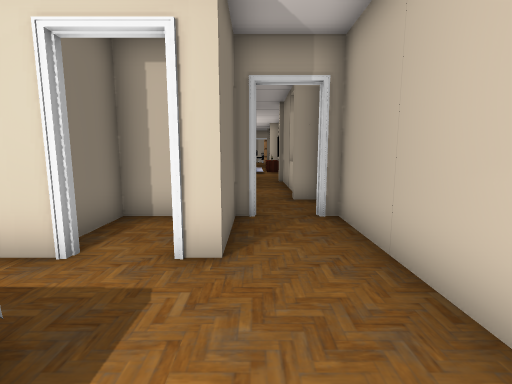
view 1 (above)

16 first-person views from a walk through a Unity game level. The camera is 1.4 m above the floor, tilts 8° down and sees 85° across. The floor is counted in squares, 1 m on a side. Each view is taken from the middle of a square. On the plan, view 1 faces up. The plan holds only what a view shows up to about 14 squares ahead; the rest is blank. The place goes on beyond the plan. Some trees and plants on the terrain are drawn as simple stand-ins. The player is left out. Door leaves are left out, so doorways stand open. Some surface patterns are stand-ins.

view 2
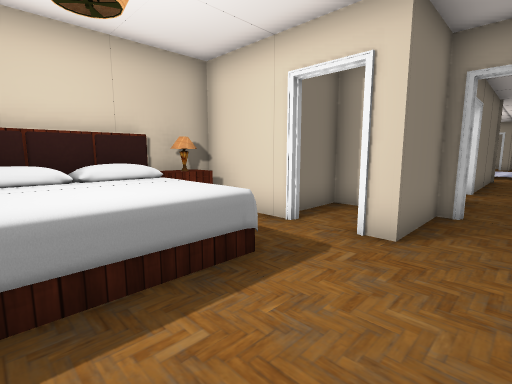

view 3
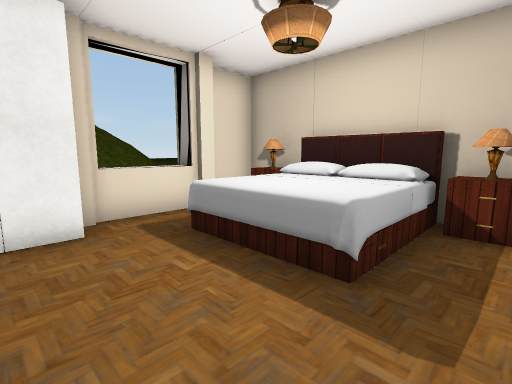

view 4
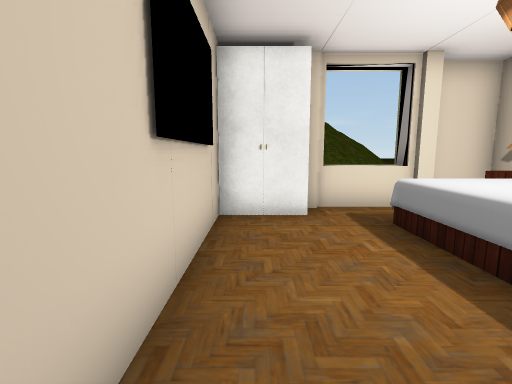

view 5
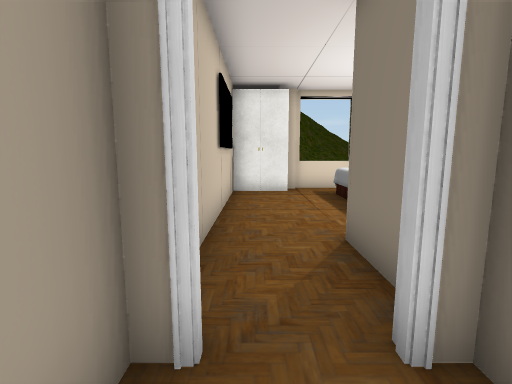

view 6
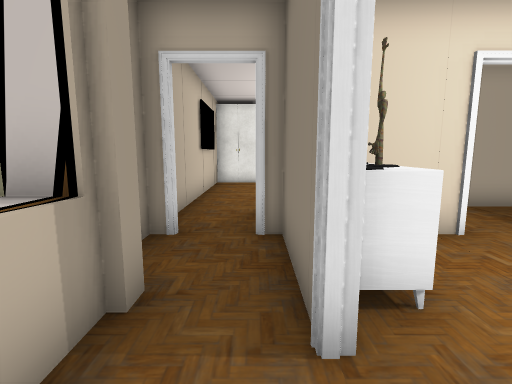

view 7
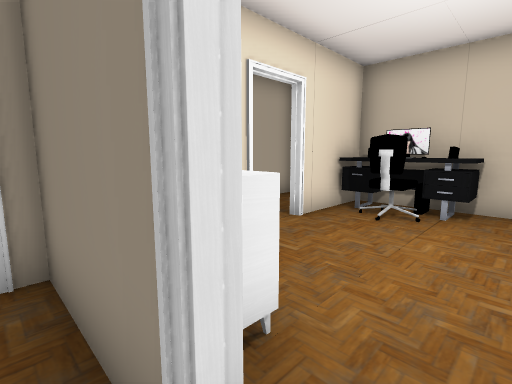

view 8
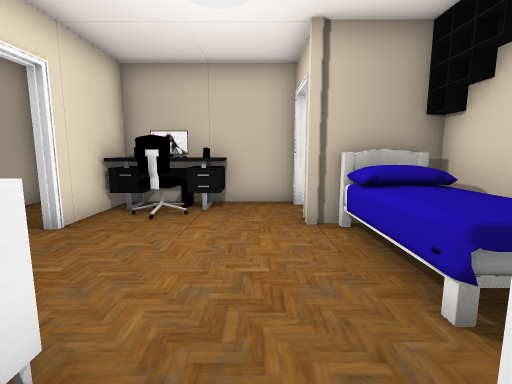

view 9
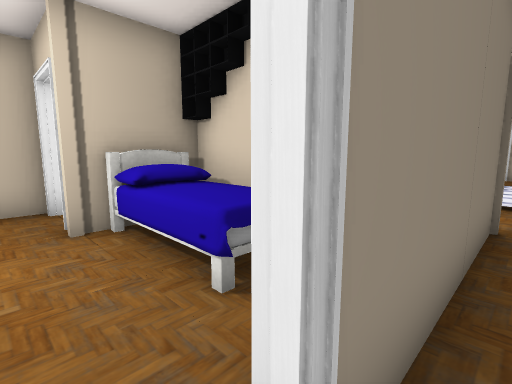

view 10
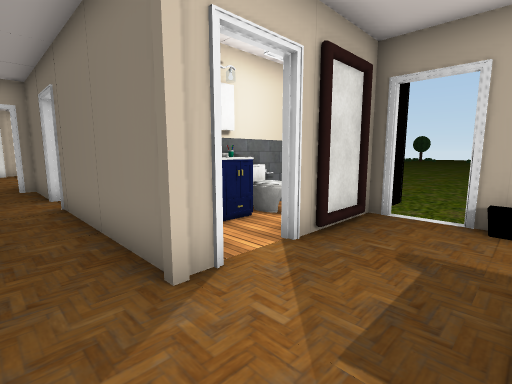

view 11
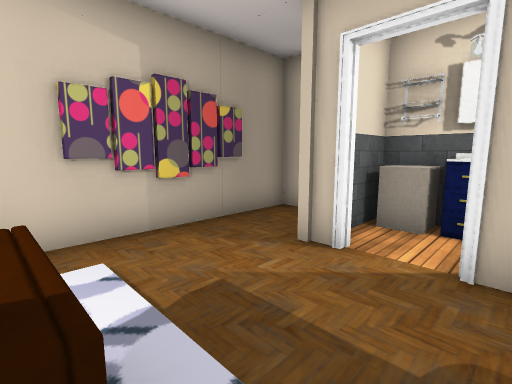

view 12
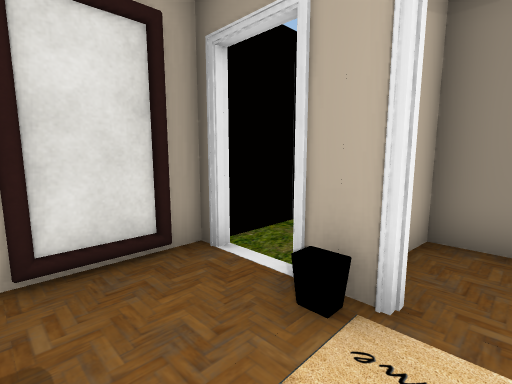

view 13
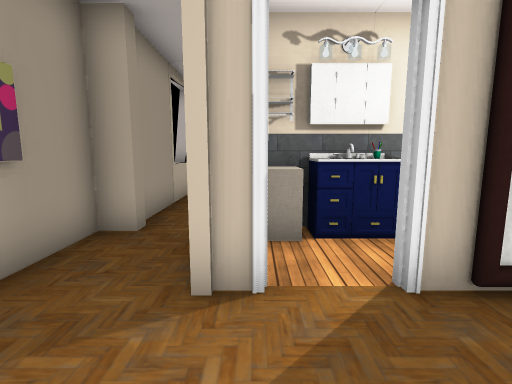

view 14
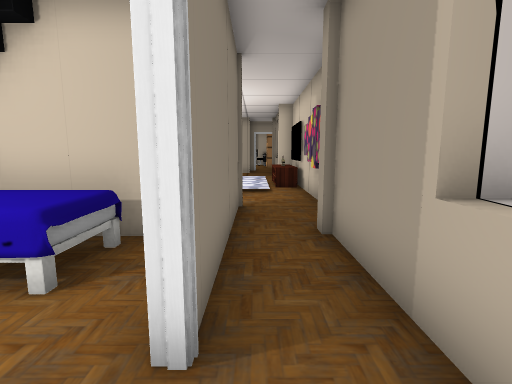

view 15
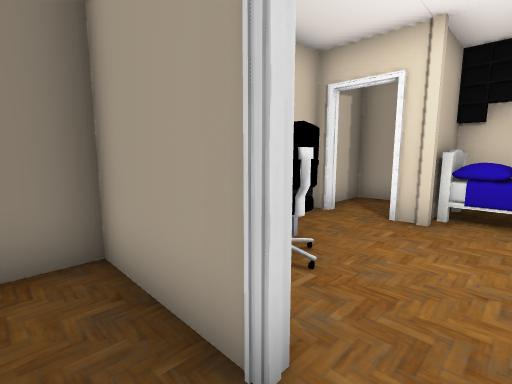

view 16
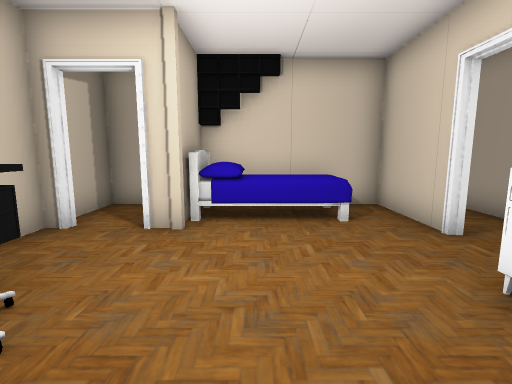

### Floor plan
Key: @ floor where view 1 was taken; # wall or solid block; . floor; D open door; ^ raised ledge; P pillar; B bed; T table; C closet; R dresser; M mirror; I toilet; S sofa; O other object.
Columns run from 8 left of view 1 to 2 right of it. Each row starts with its distance up from view 1.
 20 #... .SS.TO
 19 ###.......#
 18   D.......#
 17   D.......#
 16 # ##M#.#P.#
 15 #   I..#..#
 14 ###OIO#O.PP
 13 #.#BBBB#.#
 12 #.#BBBB#.#
 11 #.#P...#.##
 10 #.........^
  9 #O.....#.PP
  8 #OO....R..#
  7 #O.....R..#
  6 ####.####.#
  5 #....#.#..#
  4 ######.P..#
  3    T......#
  2    TBBB...#
  1    BBBB...#
  0    BBBB.@.#
 -1    BBBB...#
 -2    T  ..###
 -3    T P^^PC
 -4    ## ^^

Positions as (right, up) in squares from view 1, and headings:
1: (0, 0), facing up
2: (1, -1), facing up-left
3: (1, 3), facing down-left
4: (1, 4), facing down
5: (1, 8), facing down
6: (0, 11), facing down
7: (0, 10), facing down-left
8: (0, 10), facing left
9: (0, 10), facing up-left
10: (1, 19), facing down-left
11: (-3, 20), facing down-right
12: (-3, 20), facing down-left
13: (-1, 19), facing down
14: (0, 9), facing up
15: (-4, 5), facing up-left
16: (-4, 6), facing up
